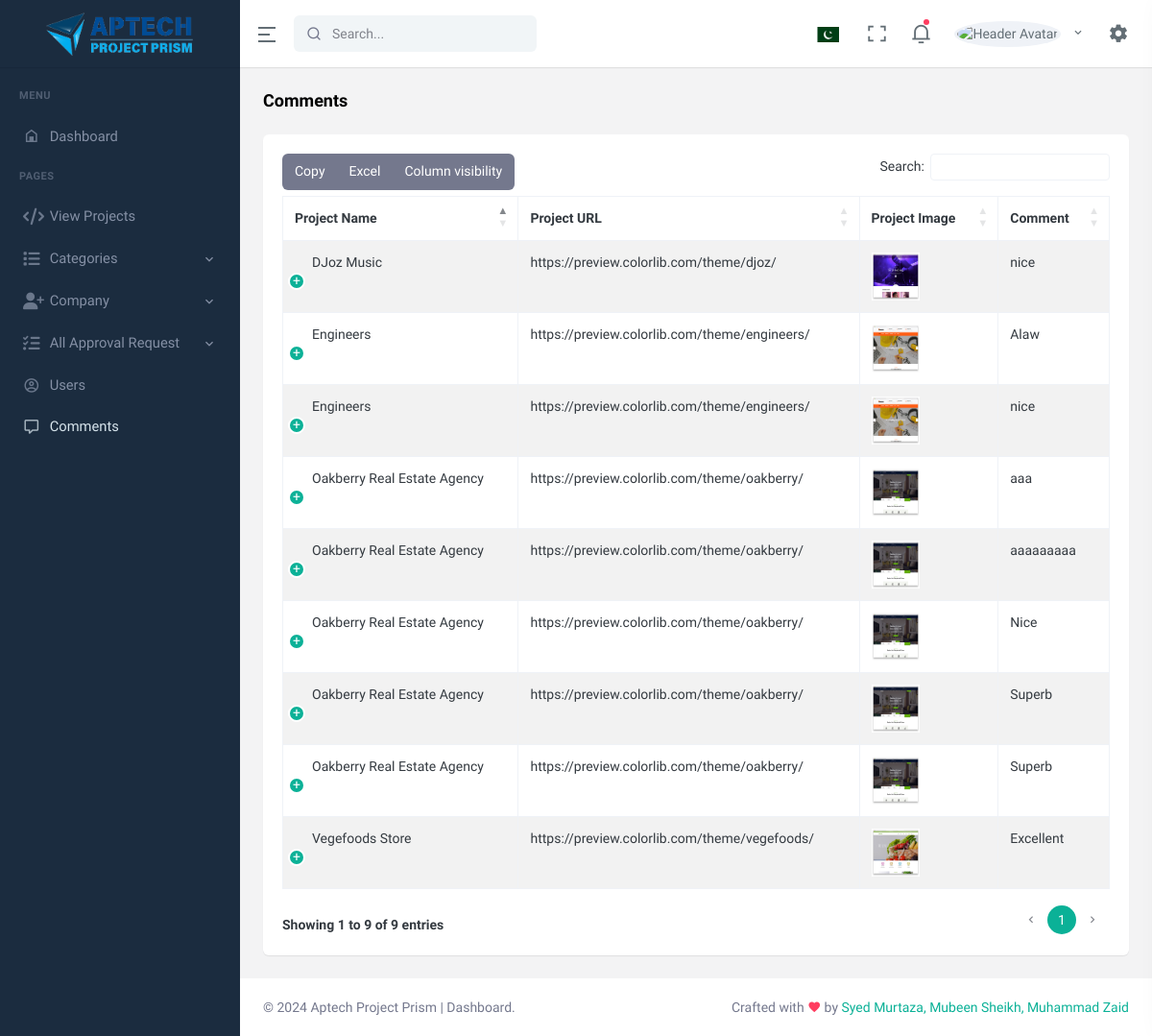
Page /Dashboard/comments.php on the earlier database version.
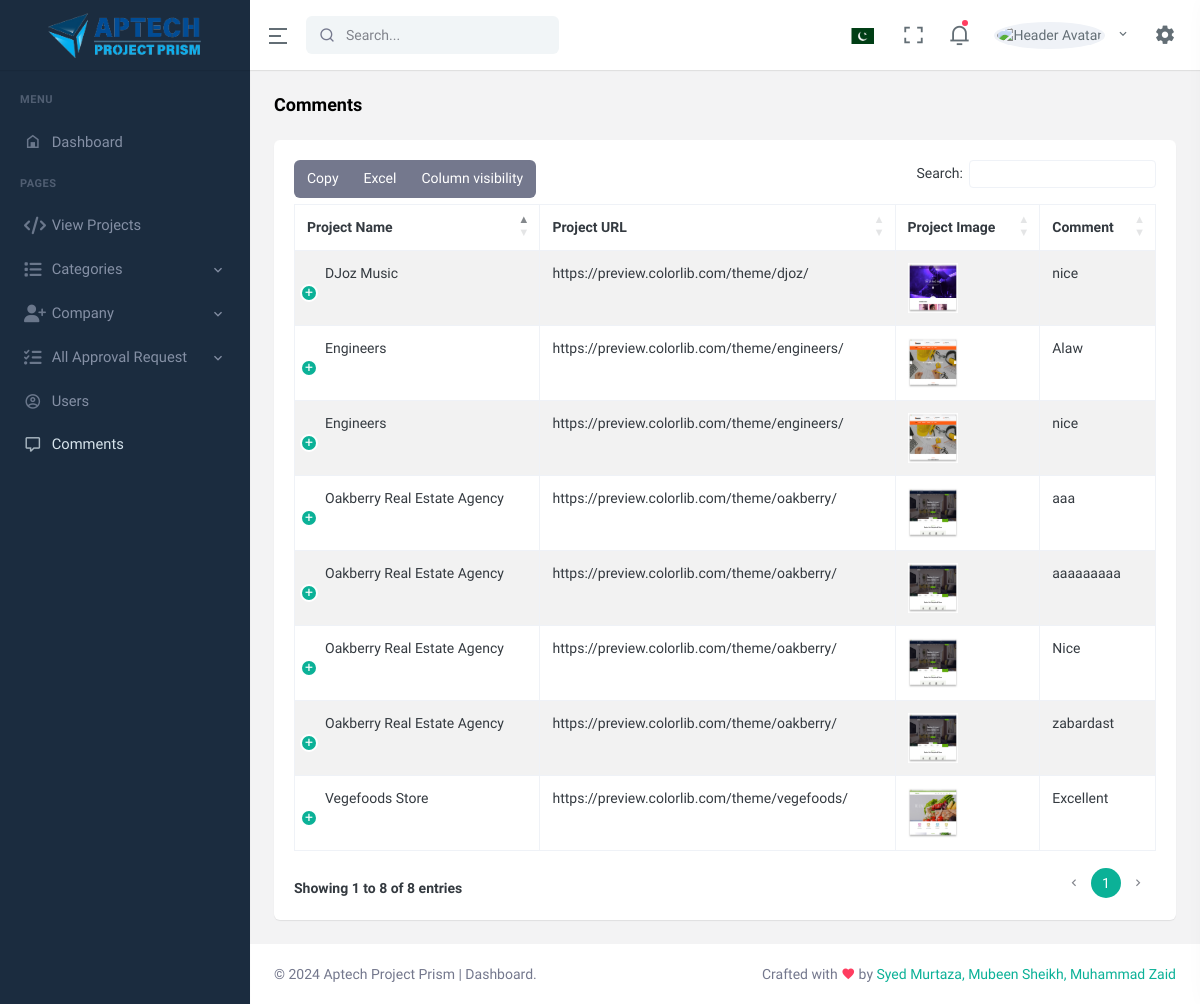
Same page on the later database version.
### tables this page shows
CREATE TABLE `comment` (
  `comment_id` int(11) NOT NULL,
  `comment_message` text NOT NULL,
  `datetime` datetime NOT NULL DEFAULT current_timestamp(),
  `status` tinyint(4) NOT NULL DEFAULT 1,
  `user_id` int(11) NOT NULL,
  `projid` int(11) NOT NULL
);

CREATE TABLE `project` (
  `project_id` int(11) NOT NULL,
  `project_name` varchar(255) NOT NULL,
  `project_faculty` varchar(255) NOT NULL,
  `project_batchcode` varchar(255) NOT NULL,
  `project_semester` varchar(255) NOT NULL,
  `project_url` text NOT NULL,
  `project_img` varchar(255) NOT NULL,
  `project_desc` text NOT NULL,
  `status` tinyint(4) NOT NULL DEFAULT 1,
  `user_id` int(11) NOT NULL,
  `category` int(11) NOT NULL,
  `Sta` varchar(255) NOT NULL,
  `Statuss` int(255) NOT NULL
);

### Dashboard/comments.php (the view, shortened to what this page needs)
<?php
include('includes/header.php');
include('includes/navbar.php');
include('includes/sidebar.php');
include('config.php');
?>
<div id="layout-wrapper">
    <div class="main-content">
        <div class="page-content">
            <div class="container-fluid">
                <div class="row">
                    <div class="col-12">
                        <div class="page-title-box d-sm-flex align-items-center justify-content-between">
                            <h4 class="mb-sm-0">Comments</h4>
                        </div>
                    </div>
                </div>
                <div class="row">
                    <div class="col-12">
                        <div class="card">
                            <div class="card-body">
                                <table id="datatable-buttons"
                                    class="table table-striped table-bordered dt-responsive nowrap"
                                    style="border-collapse: collapse; border-spacing: 0; width: 100%;">
                                    <thead>
                                        <tr>
                                            <th>Project Name</th>
                                            <th>Project URL</th>
                                            <th>Project Image</th>
                                            <th>Comment</th>
                                        </tr>
                                    </thead>
                                    <tbody>
                                    <?php
                                    $fetch_user_join = "SELECT
                                                            c.comment_id,
                                                            p.project_name,
                                                            p.project_url,
                                                            p.project_img,
                                                            c.comment_message,
                                                            c.datetime
                                                        FROM comment c
                                                        JOIN project p ON c.projid = p.project_id";
                                    $fetch_user_result = mysqli_query($connection, $fetch_user_join);
                                    if (!$fetch_user_result) {
                                        echo "Error executing query: " . mysqli_error($connection);
                                    } elseif (mysqli_num_rows($fetch_user_result) > 0) {
                                        while ($row = mysqli_fetch_assoc($fetch_user_result)) {
                                    ?>
                                        <tr>
                                            <td><?php echo htmlspecialchars($row['project_name']); ?></td>
                                            <td><?php echo htmlspecialchars($row['project_url']); ?></td>
                                            <td><img src="<?php echo "../User-Dashboard/assets/images/project_img/" . htmlspecialchars($row['project_img']); ?>" height="50px" width="50px"></td>
                                            <td><?php echo htmlspecialchars($row['comment_message']); ?></td>
                                        </tr>
                                    <?php
                                        }
                                    } else {
                                        echo "<tr><td colspan='6'>No comments found</td></tr>";
                                    }
                                    ?>
                                    </tbody>
                                </table>
                            </div>
                        </div>
                    </div>
                </div>
            </div>
        </div>
    </div>
</div>
<?php
include('includes/footer.php');
?>

Differences in the rows shown:
removed comment: projid.project_name "Oakberry Real Estate Agency", projid.project_url "https://preview.colorlib.com/theme/oakberry/", projid.project_img (picture), comment_message "Superb"
removed comment: projid.project_name "Oakberry Real Estate Agency", projid.project_url "https://preview.colorlib.com/theme/oakberry/", projid.project_img (picture), comment_message "Superb"
added comment: projid.project_name "Oakberry Real Estate Agency", projid.project_url "https://preview.colorlib.com/theme/oakberry/", projid.project_img (picture), comment_message "zabardast"
Other differences:
text written by a page script: "Copy Excel Column visibility Search: Showing 1 to 9 of 9 entries 1" → "Copy Excel Column visibility Search: Showing 1 to 8 of 8 entries 1"
